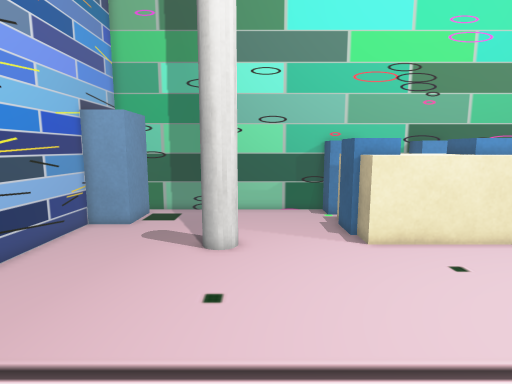
view 1 (above)

18 first-person views from a walk through a robot-simulator world made for Gazebo. The camera is 0.8 m above the floor, tilts 8° down and sees 80° across. The floor is counted in squares, 0.2 m on a side. Each view is taken from the middle of a square. On the plan, view 1 faces up. The plan holds only what a view shows up to about 20 squares ahead; the rest is blank. The place goes on beyond the plan.

view 2
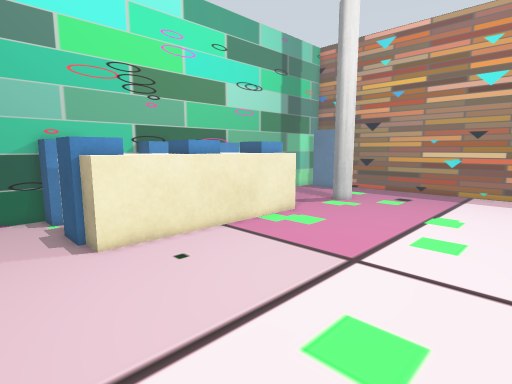

view 3
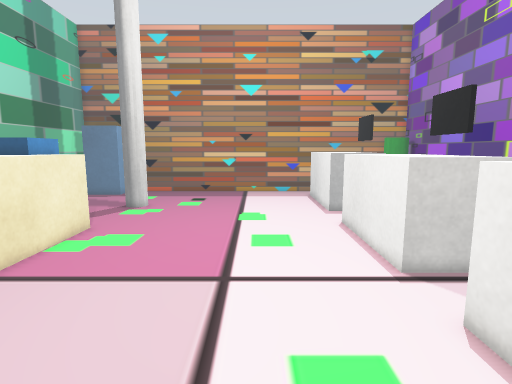

view 4
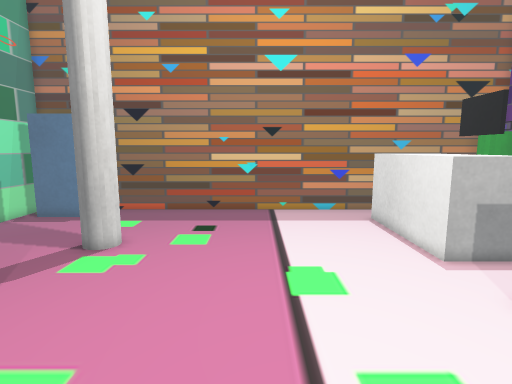

view 5
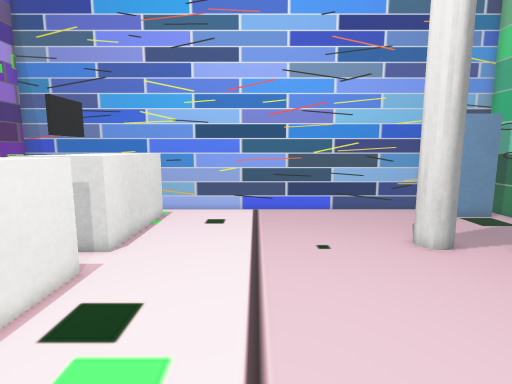

view 6
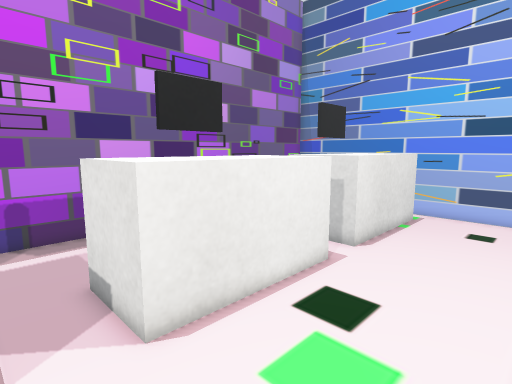

view 7
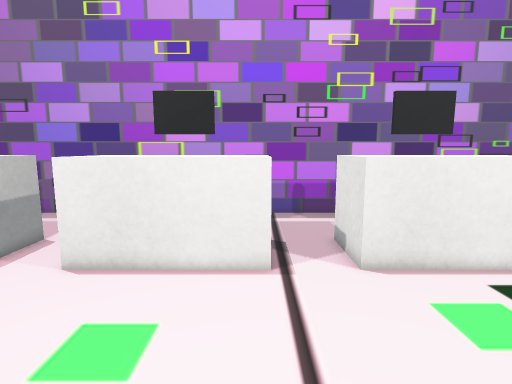

view 8
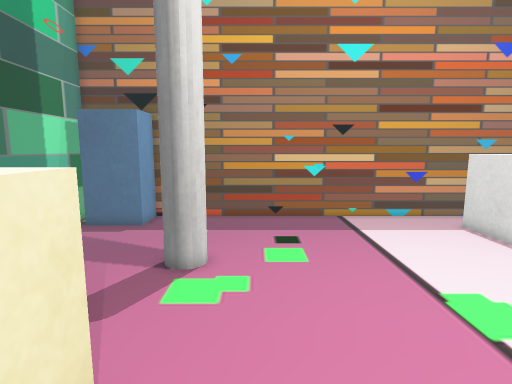

view 9
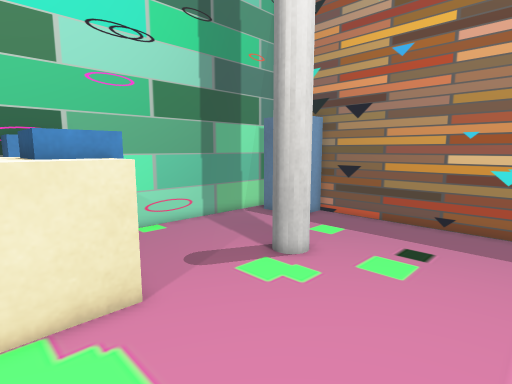

view 10
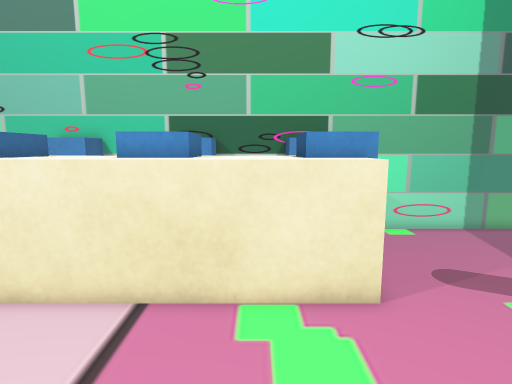

view 11
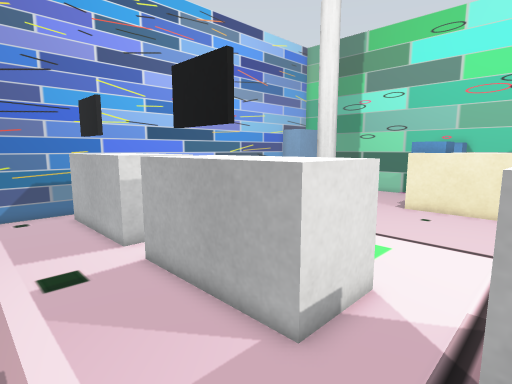

view 12
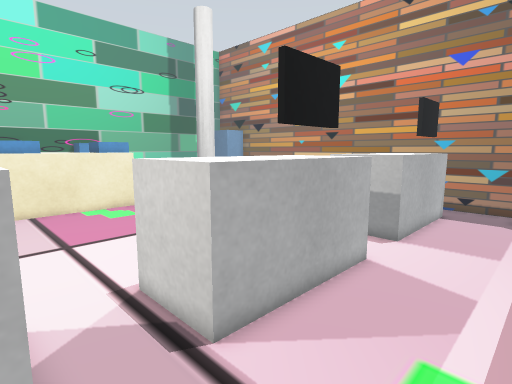

view 13
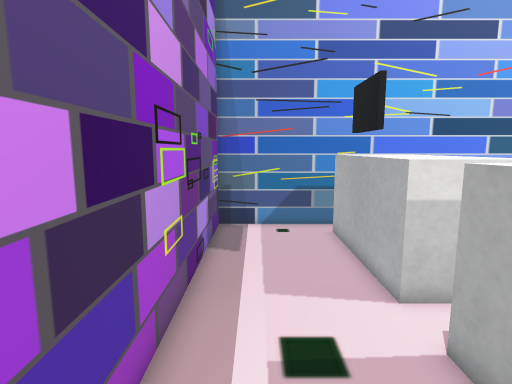

view 14
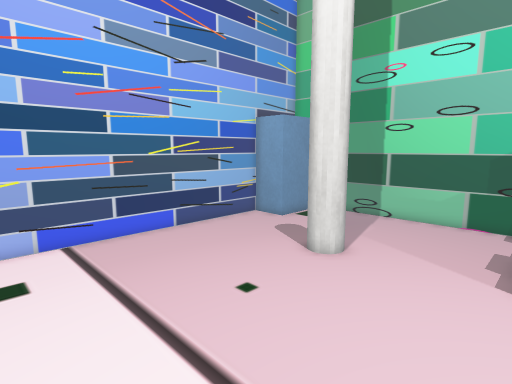

view 15
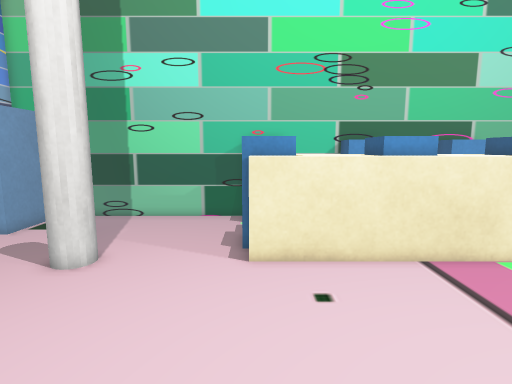

view 16
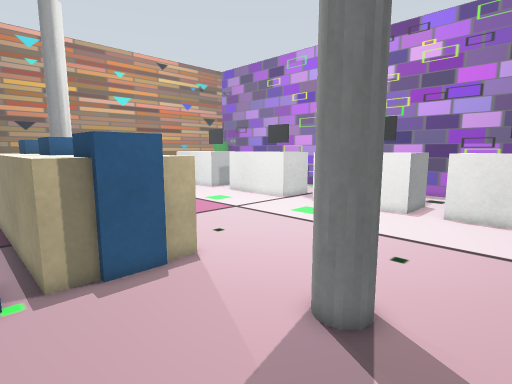

view 17
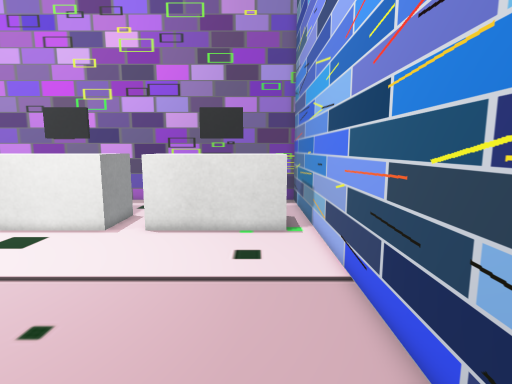

view 18
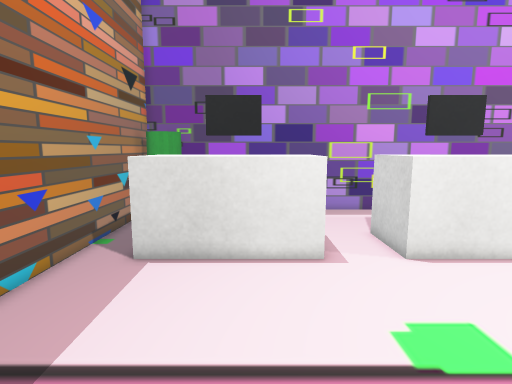

### Floor plan
Points are (right, up) in squares from view 1. A wall is a line through its corners. A room is listed if a view was taken in it or the views show most of it. See-through windows are left out.
Room 1 (views 1, 2, 3, 4, 5, 6, 7, 8, 9, 10, 11, 12, 13, 14, 15, 16, 17, 18)
walls: (11.6, 13.9) (10.4, 13.9); (10, 14.4) (10, 15.6); (12.1, 15.4) (12.1, 14.4); (10.4, 16) (11.4, 16); (9.6, 20) (6.4, 20); (15.5, 20) (12.4, 20); (4.6, 20) (-8.1, 20); (-9, 16) (-9, -10) (31, -10) (31, 16); (30.5, 20) (17.4, 20)
objects: cabinet (-8, 16) to (-7, 19); white box (-7, -4) to (-1, -1); pillar (-2, 12) to (-1, 13); white box (2, -4) to (8, -1); beige box (5, 13) to (17, 17); blue box (5, 14) to (7, 16); blue box (5, 19) to (6, 20); blue box (10, 19) to (12, 20); white box (12, -4) to (18, -1); blue box (15, 14) to (17, 16); blue box (16, 19) to (17, 20); white box (22, -4) to (28, -1); pillar (23, 12) to (24, 13); green cylinder (29, -9) to (30, -8); cabinet (29, 16) to (30, 19)

Positions as (right, up) in squares from view 1, and headings:
1: (0, 0), facing up
2: (1, 0), facing up-right
3: (2, 4), facing right
4: (11, 6), facing right
5: (11, 5), facing left
6: (11, 5), facing down-left
7: (12, 9), facing down
8: (13, 10), facing right
9: (14, 5), facing up-right
10: (14, 5), facing up
11: (12, -9), facing up-left
12: (8, -9), facing up-right
13: (7, -8), facing left
14: (5, 2), facing up-left
15: (5, 2), facing up
16: (-5, 19), facing down-right
17: (-6, 14), facing down
18: (24, 10), facing down
